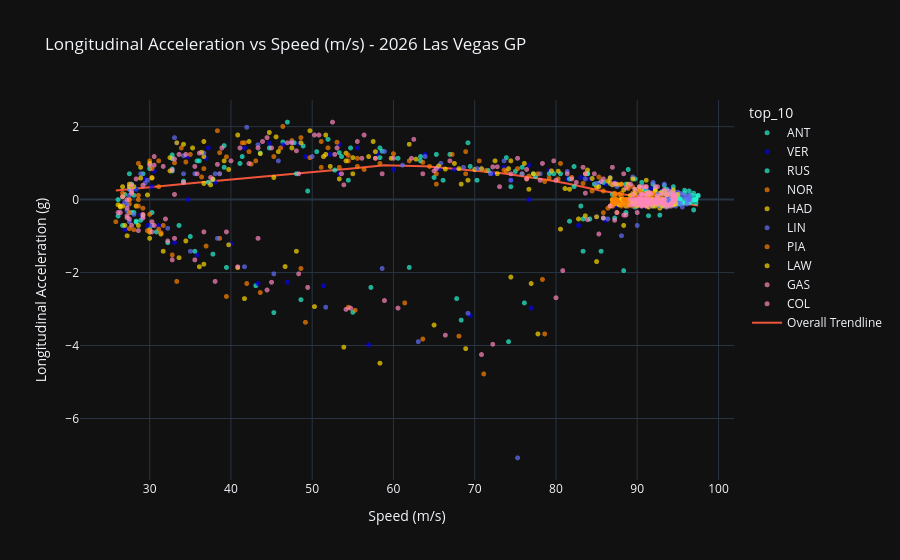

Notebook code cell kept with this figure:
### Markdown cell above
# 2026 Graphs

### Code cell
scat26 = px.scatter(
    q26_tele,
    x='Speed_ms',
    y='Longitudinal_Acceleration_g',
    color='top_10',
    color_discrete_map=driver_colors,
    template='plotly_dark',
    title='Longitudinal Acceleration vs Speed (m/s) - 2026 Las Vegas GP',
    labels={'Speed_ms': 'Speed (m/s)', 'Longitudinal_Acceleration_g': 'Longitudinal Acceleration (g)'},
    trendline='lowess', 
    trendline_scope='overall'
)
scat26.update_traces(marker=dict(size=5, opacity=0.7), selector=dict(mode='markers'))
scat26.show()
